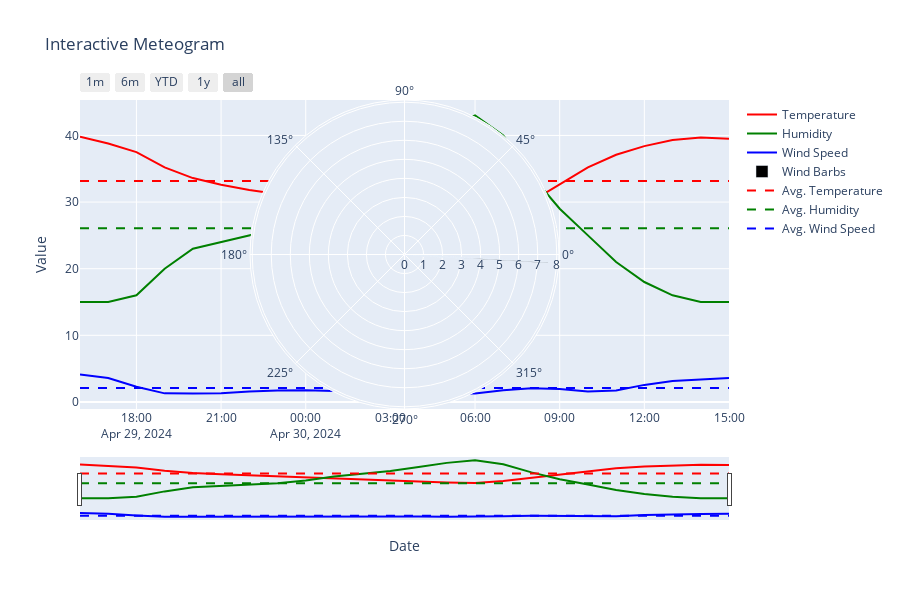

The cell this chart's notebook holds for it:
### Code cell
import pandas as pd
import plotly.graph_objects as go
import numpy as np

# Load the CSV data into a Pandas DataFrame
data = df24

# Convert the date column to datetime format
data['date'] = pd.to_datetime(data['Datetime'])

# Create a list of hover text
hover_text = []
for i, date in enumerate(data['date']):
    hover_text.append(f"Date: {date.strftime('%Y-%m-%d')}<br>Temperature: {data['Temperature (°C)'][i]:.2f}°C<br>Humidity: {data['Relative Humidity (%)'][i]:.2f}%<br>Wind Speed: {data['Wind Speed (m/s)'][i]:.2f} m/s<br>Wind Direction: {data['Wind Direction (degrees)'][i]}°")

# Create the figure
fig = go.Figure()

# Add traces for temperature, humidity, and wind speed
fig.add_trace(go.Scatter(x=data['date'], y=data['Temperature (°C)'], mode='lines', name='Temperature', line=dict(color='red')))
fig.add_trace(go.Scatter(x=data['date'], y=data['Relative Humidity (%)'], mode='lines', name='Humidity', line=dict(color='green')))
fig.add_trace(go.Scatter(x=data['date'], y=data['Wind Speed (m/s)'], mode='lines', name='Wind Speed', line=dict(color='blue')))

# Add wind barbs
wind_barbs = go.Barpolar(
    theta=np.radians(90 - data['Wind Direction (degrees)']),  # Convert wind direction to radians and adjust for polar coordinates
    r=data['Wind Speed (m/s)'],
    name='Wind Barbs',
    marker=dict(color='black')
)
fig.add_trace(wind_barbs)

# Add climatology or averages
avg_temp = data['Temperature (°C)'].mean()
avg_humidity = data['Relative Humidity (%)'].mean()
avg_wind_speed = data['Wind Speed (m/s)'].mean()
fig.add_trace(go.Scatter(x=data['date'], y=[avg_temp] * len(data['date']), mode='lines', name='Avg. Temperature', line=dict(color='red', dash='dash')))
fig.add_trace(go.Scatter(x=data['date'], y=[avg_humidity] * len(data['date']), mode='lines', name='Avg. Humidity', line=dict(color='green', dash='dash')))
fig.add_trace(go.Scatter(x=data['date'], y=[avg_wind_speed] * len(data['date']), mode='lines', name='Avg. Wind Speed', line=dict(color='blue', dash='dash')))

# Update layout
fig.update_layout(
    title='Interactive Meteogram',
    xaxis_title='Date',
    yaxis_title='Value',
    hovermode='closest',
    height=600,
    xaxis=dict(
        rangeselector=dict(
            buttons=list([
                dict(count=1, label='1m', step='month', stepmode='backward'),
                dict(count=6, label='6m', step='month', stepmode='backward'),
                dict(count=1, label='YTD', step='year', stepmode='todate'),
                dict(count=1, label='1y', step='year', stepmode='backward'),
                dict(step='all')
            ])
        ),
        rangeslider=dict(visible=True),
        type='date'
    )
)

# Add hover text
fig.update_traces(hovertext=hover_text, hoverinfo='text')

# Show the plot
fig.show()

### Figure 1 — Plotly figure (JSON) as saved in the notebook; plotly's stock layout.template omitted (floating-point values rounded to 4 significant figures)
{"data": [{"hoverinfo": "text", "hovertext": ["Date: 2024-04-29<br>Temperature: 39.80°C<br>Humidity: 15.00%<br>Wind Speed: 4.13 m/s<br>Wind Direction: 253°", "Date: 2024-04-29<br>Temperature: 38.80°C<br>Humidity: 15.00%<br>Wind Speed: 3.58 m/s<br>Wind Direction: 253°", "Date: 2024-04-29<br>Temperature: 37.50°C<br>Humidity: 16.00%<br>Wind Speed: 2.27 m/s<br>Wind Direction: 248°", "Date: 2024-04-29<br>Temperature: 35.20°C<br>Humidity: 20.00%<br>Wind Speed: 1.29 m/s<br>Wind Direction: 256°", "Date: 2024-04-29<br>Temperature: 33.60°C<br>Humidity: 23.00%<br>Wind Speed: 1.26 m/s<br>Wind Direction: 275°", "Date: 2024-04-29<br>Temperature: 32.60°C<br>Humidity: 24.00%<br>Wind Speed: 1.32 m/s<br>Wind Direction: 281°", "Date: 2024-04-29<br>Temperature: 31.80°C<br>Humidity: 25.00%<br>Wind Speed: 1.56 m/s<br>Wind Direction: 281°", "Date: 2024-04-29<br>Temperature: 31.20°C<br>Humidity: 26.00%<br>Wind Speed: 1.73 m/s<br>Wind Direction: 288°", "Date: 2024-04-30<br>Temperature: 30.30°C<br>Humidity: 28.00%<br>Wind Speed: 1.76 m/s<br>Wind Direction: 288°", "Date: 2024-04-30<br>Temperature: 29.30°C<br>Humidity: 31.00%<br>Wind Speed: 1.63 m/s<br>Wind Direction: 292°", "Date: 2024-04-30<br>Temperature: 28.40°C<br>Humidity: 33.00%<br>Wind Speed: 1.70 m/s<br>Wind Direction: 291°", "Date: 2024-04-30<br>Temperature: 27.90°C<br>Humidity: 35.00%<br>Wind Speed: 1.76 m/s<br>Wind Direction: 295°", "Date: 2024-04-30<br>Temperature: 27.30°C<br>Humidity: 38.00%<br>Wind Speed: 1.53 m/s<br>Wind Direction: 287°", "Date: 2024-04-30<br>Temperature: 26.60°C<br>Humidity: 41.00%<br>Wind Speed: 1.29 m/s<br>Wind Direction: 281°", "Date: 2024-04-30<br>Temperature: 26.20°C<br>Humidity: 43.00%<br>Wind Speed: 1.27 m/s<br>Wind Direction: 273°", "Date: 2024-04-30<br>Temperature: 27.70°C<br>Humidity: 40.00%<br>Wind Speed: 1.77 m/s<br>Wind Direction: 283°", "Date: 2024-04-30<br>Temperature: 30.10°C<br>Humidity: 34.00%<br>Wind Speed: 2.05 m/s<br>Wind Direction: 293°", "Date: 2024-04-30<br>Temperature: 32.70°C<br>Humidity: 29.00%<br>Wind Speed: 1.96 m/s<br>Wind Direction: 311°", "Date: 2024-04-30<br>Temperature: 35.20°C<br>Humidity: 25.00%<br>Wind Speed: 1.58 m/s<br>Wind Direction: 317°", "Date: 2024-04-30<br>Temperature: 37.10°C<br>Humidity: 21.00%<br>Wind Speed: 1.73 m/s<br>Wind Direction: 306°", "Date: 2024-04-30<br>Temperature: 38.40°C<br>Humidity: 18.00%<br>Wind Speed: 2.56 m/s<br>Wind Direction: 289°", "Date: 2024-04-30<br>Temperature: 39.30°C<br>Humidity: 16.00%<br>Wind Speed: 3.13 m/s<br>Wind Direction: 284°", "Date: 2024-04-30<br>Temperature: 39.70°C<br>Humidity: 15.00%<br>Wind Speed: 3.38 m/s<br>Wind Direction: 281°", "Date: 2024-04-30<br>Temperature: 39.50°C<br>Humidity: 15.00%<br>Wind Speed: 3.61 m/s<br>Wind Direction: 280°"], "line": {"color": "red"}, "mode": "lines", "name": "Temperature", "type": "scatter", "x": ["2024-04-29T16:00:00", "2024-04-29T17:00:00", "2024-04-29T18:00:00", "2024-04-29T19:00:00", "2024-04-29T20:00:00", "2024-04-29T21:00:00", "2024-04-29T22:00:00", "2024-04-29T23:00:00", "2024-04-30T00:00:00", "2024-04-30T01:00:00", "2024-04-30T02:00:00", "2024-04-30T03:00:00", "2024-04-30T04:00:00", "2024-04-30T05:00:00", "2024-04-30T06:00:00", "2024-04-30T07:00:00", "2024-04-30T08:00:00", "2024-04-30T09:00:00", "2024-04-30T10:00:00", "2024-04-30T11:00:00", "2024-04-30T12:00:00", "2024-04-30T13:00:00", "2024-04-30T14:00:00", "2024-04-30T15:00:00"], "y": [39.8, 38.8, 37.5, 35.2, 33.6, 32.6, 31.8, 31.2, 30.3, 29.3, 28.4, 27.9, 27.3, 26.6, 26.2, 27.7, 30.1, 32.7, 35.2, 37.1, 38.4, 39.3, 39.7, 39.5]}, {"hoverinfo": "text", "hovertext": ["Date: 2024-04-29<br>Temperature: 39.80°C<br>Humidity: 15.00%<br>Wind Speed: 4.13 m/s<br>Wind Direction: 253°", "Date: 2024-04-29<br>Temperature: 38.80°C<br>Humidity: 15.00%<br>Wind Speed: 3.58 m/s<br>Wind Direction: 253°", "Date: 2024-04-29<br>Temperature: 37.50°C<br>Humidity: 16.00%<br>Wind Speed: 2.27 m/s<br>Wind Direction: 248°", "Date: 2024-04-29<br>Temperature: 35.20°C<br>Humidity: 20.00%<br>Wind Speed: 1.29 m/s<br>Wind Direction: 256°", "Date: 2024-04-29<br>Temperature: 33.60°C<br>Humidity: 23.00%<br>Wind Speed: 1.26 m/s<br>Wind Direction: 275°", "Date: 2024-04-29<br>Temperature: 32.60°C<br>Humidity: 24.00%<br>Wind Speed: 1.32 m/s<br>Wind Direction: 281°", "Date: 2024-04-29<br>Temperature: 31.80°C<br>Humidity: 25.00%<br>Wind Speed: 1.56 m/s<br>Wind Direction: 281°", "Date: 2024-04-29<br>Temperature: 31.20°C<br>Humidity: 26.00%<br>Wind Speed: 1.73 m/s<br>Wind Direction: 288°", "Date: 2024-04-30<br>Temperature: 30.30°C<br>Humidity: 28.00%<br>Wind Speed: 1.76 m/s<br>Wind Direction: 288°", "Date: 2024-04-30<br>Temperature: 29.30°C<br>Humidity: 31.00%<br>Wind Speed: 1.63 m/s<br>Wind Direction: 292°", "Date: 2024-04-30<br>Temperature: 28.40°C<br>Humidity: 33.00%<br>Wind Speed: 1.70 m/s<br>Wind Direction: 291°", "Date: 2024-04-30<br>Temperature: 27.90°C<br>Humidity: 35.00%<br>Wind Speed: 1.76 m/s<br>Wind Direction: 295°", "Date: 2024-04-30<br>Temperature: 27.30°C<br>Humidity: 38.00%<br>Wind Speed: 1.53 m/s<br>Wind Direction: 287°", "Date: 2024-04-30<br>Temperature: 26.60°C<br>Humidity: 41.00%<br>Wind Speed: 1.29 m/s<br>Wind Direction: 281°", "Date: 2024-04-30<br>Temperature: 26.20°C<br>Humidity: 43.00%<br>Wind Speed: 1.27 m/s<br>Wind Direction: 273°", "Date: 2024-04-30<br>Temperature: 27.70°C<br>Humidity: 40.00%<br>Wind Speed: 1.77 m/s<br>Wind Direction: 283°", "Date: 2024-04-30<br>Temperature: 30.10°C<br>Humidity: 34.00%<br>Wind Speed: 2.05 m/s<br>Wind Direction: 293°", "Date: 2024-04-30<br>Temperature: 32.70°C<br>Humidity: 29.00%<br>Wind Speed: 1.96 m/s<br>Wind Direction: 311°", "Date: 2024-04-30<br>Temperature: 35.20°C<br>Humidity: 25.00%<br>Wind Speed: 1.58 m/s<br>Wind Direction: 317°", "Date: 2024-04-30<br>Temperature: 37.10°C<br>Humidity: 21.00%<br>Wind Speed: 1.73 m/s<br>Wind Direction: 306°", "Date: 2024-04-30<br>Temperature: 38.40°C<br>Humidity: 18.00%<br>Wind Speed: 2.56 m/s<br>Wind Direction: 289°", "Date: 2024-04-30<br>Temperature: 39.30°C<br>Humidity: 16.00%<br>Wind Speed: 3.13 m/s<br>Wind Direction: 284°", "Date: 2024-04-30<br>Temperature: 39.70°C<br>Humidity: 15.00%<br>Wind Speed: 3.38 m/s<br>Wind Direction: 281°", "Date: 2024-04-30<br>Temperature: 39.50°C<br>Humidity: 15.00%<br>Wind Speed: 3.61 m/s<br>Wind Direction: 280°"], "line": {"color": "green"}, "mode": "lines", "name": "Humidity", "type": "scatter", "x": ["2024-04-29T16:00:00", "2024-04-29T17:00:00", "2024-04-29T18:00:00", "2024-04-29T19:00:00", "2024-04-29T20:00:00", "2024-04-29T21:00:00", "2024-04-29T22:00:00", "2024-04-29T23:00:00", "2024-04-30T00:00:00", "2024-04-30T01:00:00", "2024-04-30T02:00:00", "2024-04-30T03:00:00", "2024-04-30T04:00:00", "2024-04-30T05:00:00", "2024-04-30T06:00:00", "2024-04-30T07:00:00", "2024-04-30T08:00:00", "2024-04-30T09:00:00", "2024-04-30T10:00:00", "2024-04-30T11:00:00", "2024-04-30T12:00:00", "2024-04-30T13:00:00", "2024-04-30T14:00:00", "2024-04-30T15:00:00"], "y": [15, 15, 16, 20, 23, 24, 25, 26, 28, 31, 33, 35, 38, 41, 43, 40, 34, 29, 25, 21, 18, 16, 15, 15]}, {"hoverinfo": "text", "hovertext": ["Date: 2024-04-29<br>Temperature: 39.80°C<br>Humidity: 15.00%<br>Wind Speed: 4.13 m/s<br>Wind Direction: 253°", "Date: 2024-04-29<br>Temperature: 38.80°C<br>Humidity: 15.00%<br>Wind Speed: 3.58 m/s<br>Wind Direction: 253°", "Date: 2024-04-29<br>Temperature: 37.50°C<br>Humidity: 16.00%<br>Wind Speed: 2.27 m/s<br>Wind Direction: 248°", "Date: 2024-04-29<br>Temperature: 35.20°C<br>Humidity: 20.00%<br>Wind Speed: 1.29 m/s<br>Wind Direction: 256°", "Date: 2024-04-29<br>Temperature: 33.60°C<br>Humidity: 23.00%<br>Wind Speed: 1.26 m/s<br>Wind Direction: 275°", "Date: 2024-04-29<br>Temperature: 32.60°C<br>Humidity: 24.00%<br>Wind Speed: 1.32 m/s<br>Wind Direction: 281°", "Date: 2024-04-29<br>Temperature: 31.80°C<br>Humidity: 25.00%<br>Wind Speed: 1.56 m/s<br>Wind Direction: 281°", "Date: 2024-04-29<br>Temperature: 31.20°C<br>Humidity: 26.00%<br>Wind Speed: 1.73 m/s<br>Wind Direction: 288°", "Date: 2024-04-30<br>Temperature: 30.30°C<br>Humidity: 28.00%<br>Wind Speed: 1.76 m/s<br>Wind Direction: 288°", "Date: 2024-04-30<br>Temperature: 29.30°C<br>Humidity: 31.00%<br>Wind Speed: 1.63 m/s<br>Wind Direction: 292°", "Date: 2024-04-30<br>Temperature: 28.40°C<br>Humidity: 33.00%<br>Wind Speed: 1.70 m/s<br>Wind Direction: 291°", "Date: 2024-04-30<br>Temperature: 27.90°C<br>Humidity: 35.00%<br>Wind Speed: 1.76 m/s<br>Wind Direction: 295°", "Date: 2024-04-30<br>Temperature: 27.30°C<br>Humidity: 38.00%<br>Wind Speed: 1.53 m/s<br>Wind Direction: 287°", "Date: 2024-04-30<br>Temperature: 26.60°C<br>Humidity: 41.00%<br>Wind Speed: 1.29 m/s<br>Wind Direction: 281°", "Date: 2024-04-30<br>Temperature: 26.20°C<br>Humidity: 43.00%<br>Wind Speed: 1.27 m/s<br>Wind Direction: 273°", "Date: 2024-04-30<br>Temperature: 27.70°C<br>Humidity: 40.00%<br>Wind Speed: 1.77 m/s<br>Wind Direction: 283°", "Date: 2024-04-30<br>Temperature: 30.10°C<br>Humidity: 34.00%<br>Wind Speed: 2.05 m/s<br>Wind Direction: 293°", "Date: 2024-04-30<br>Temperature: 32.70°C<br>Humidity: 29.00%<br>Wind Speed: 1.96 m/s<br>Wind Direction: 311°", "Date: 2024-04-30<br>Temperature: 35.20°C<br>Humidity: 25.00%<br>Wind Speed: 1.58 m/s<br>Wind Direction: 317°", "Date: 2024-04-30<br>Temperature: 37.10°C<br>Humidity: 21.00%<br>Wind Speed: 1.73 m/s<br>Wind Direction: 306°", "Date: 2024-04-30<br>Temperature: 38.40°C<br>Humidity: 18.00%<br>Wind Speed: 2.56 m/s<br>Wind Direction: 289°", "Date: 2024-04-30<br>Temperature: 39.30°C<br>Humidity: 16.00%<br>Wind Speed: 3.13 m/s<br>Wind Direction: 284°", "Date: 2024-04-30<br>Temperature: 39.70°C<br>Humidity: 15.00%<br>Wind Speed: 3.38 m/s<br>Wind Direction: 281°", "Date: 2024-04-30<br>Temperature: 39.50°C<br>Humidity: 15.00%<br>Wind Speed: 3.61 m/s<br>Wind Direction: 280°"], "line": {"color": "blue"}, "mode": "lines", "name": "Wind Speed", "type": "scatter", "x": ["2024-04-29T16:00:00", "2024-04-29T17:00:00", "2024-04-29T18:00:00", "2024-04-29T19:00:00", "2024-04-29T20:00:00", "2024-04-29T21:00:00", "2024-04-29T22:00:00", "2024-04-29T23:00:00", "2024-04-30T00:00:00", "2024-04-30T01:00:00", "2024-04-30T02:00:00", "2024-04-30T03:00:00", "2024-04-30T04:00:00", "2024-04-30T05:00:00", "2024-04-30T06:00:00", "2024-04-30T07:00:00", "2024-04-30T08:00:00", "2024-04-30T09:00:00", "2024-04-30T10:00:00", "2024-04-30T11:00:00", "2024-04-30T12:00:00", "2024-04-30T13:00:00", "2024-04-30T14:00:00", "2024-04-30T15:00:00"], "y": [4.13, 3.58, 2.27, 1.29, 1.26, 1.32, 1.56, 1.73, 1.76, 1.63, 1.7, 1.76, 1.53, 1.29, 1.27, 1.77, 2.05, 1.96, 1.58, 1.73, 2.56, 3.13, 3.38, 3.61]}, {"hoverinfo": "text", "hovertext": ["Date: 2024-04-29<br>Temperature: 39.80°C<br>Humidity: 15.00%<br>Wind Speed: 4.13 m/s<br>Wind Direction: 253°", "Date: 2024-04-29<br>Temperature: 38.80°C<br>Humidity: 15.00%<br>Wind Speed: 3.58 m/s<br>Wind Direction: 253°", "Date: 2024-04-29<br>Temperature: 37.50°C<br>Humidity: 16.00%<br>Wind Speed: 2.27 m/s<br>Wind Direction: 248°", "Date: 2024-04-29<br>Temperature: 35.20°C<br>Humidity: 20.00%<br>Wind Speed: 1.29 m/s<br>Wind Direction: 256°", "Date: 2024-04-29<br>Temperature: 33.60°C<br>Humidity: 23.00%<br>Wind Speed: 1.26 m/s<br>Wind Direction: 275°", "Date: 2024-04-29<br>Temperature: 32.60°C<br>Humidity: 24.00%<br>Wind Speed: 1.32 m/s<br>Wind Direction: 281°", "Date: 2024-04-29<br>Temperature: 31.80°C<br>Humidity: 25.00%<br>Wind Speed: 1.56 m/s<br>Wind Direction: 281°", "Date: 2024-04-29<br>Temperature: 31.20°C<br>Humidity: 26.00%<br>Wind Speed: 1.73 m/s<br>Wind Direction: 288°", "Date: 2024-04-30<br>Temperature: 30.30°C<br>Humidity: 28.00%<br>Wind Speed: 1.76 m/s<br>Wind Direction: 288°", "Date: 2024-04-30<br>Temperature: 29.30°C<br>Humidity: 31.00%<br>Wind Speed: 1.63 m/s<br>Wind Direction: 292°", "Date: 2024-04-30<br>Temperature: 28.40°C<br>Humidity: 33.00%<br>Wind Speed: 1.70 m/s<br>Wind Direction: 291°", "Date: 2024-04-30<br>Temperature: 27.90°C<br>Humidity: 35.00%<br>Wind Speed: 1.76 m/s<br>Wind Direction: 295°", "Date: 2024-04-30<br>Temperature: 27.30°C<br>Humidity: 38.00%<br>Wind Speed: 1.53 m/s<br>Wind Direction: 287°", "Date: 2024-04-30<br>Temperature: 26.60°C<br>Humidity: 41.00%<br>Wind Speed: 1.29 m/s<br>Wind Direction: 281°", "Date: 2024-04-30<br>Temperature: 26.20°C<br>Humidity: 43.00%<br>Wind Speed: 1.27 m/s<br>Wind Direction: 273°", "Date: 2024-04-30<br>Temperature: 27.70°C<br>Humidity: 40.00%<br>Wind Speed: 1.77 m/s<br>Wind Direction: 283°", "Date: 2024-04-30<br>Temperature: 30.10°C<br>Humidity: 34.00%<br>Wind Speed: 2.05 m/s<br>Wind Direction: 293°", "Date: 2024-04-30<br>Temperature: 32.70°C<br>Humidity: 29.00%<br>Wind Speed: 1.96 m/s<br>Wind Direction: 311°", "Date: 2024-04-30<br>Temperature: 35.20°C<br>Humidity: 25.00%<br>Wind Speed: 1.58 m/s<br>Wind Direction: 317°", "Date: 2024-04-30<br>Temperature: 37.10°C<br>Humidity: 21.00%<br>Wind Speed: 1.73 m/s<br>Wind Direction: 306°", "Date: 2024-04-30<br>Temperature: 38.40°C<br>Humidity: 18.00%<br>Wind Speed: 2.56 m/s<br>Wind Direction: 289°", "Date: 2024-04-30<br>Temperature: 39.30°C<br>Humidity: 16.00%<br>Wind Speed: 3.13 m/s<br>Wind Direction: 284°", "Date: 2024-04-30<br>Temperature: 39.70°C<br>Humidity: 15.00%<br>Wind Speed: 3.38 m/s<br>Wind Direction: 281°", "Date: 2024-04-30<br>Temperature: 39.50°C<br>Humidity: 15.00%<br>Wind Speed: 3.61 m/s<br>Wind Direction: 280°"], "marker": {"color": "black"}, "name": "Wind Barbs", "r": [4.13, 3.58, 2.27, 1.29, 1.26, 1.32, 1.56, 1.73, 1.76, 1.63, 1.7, 1.76, 1.53, 1.29, 1.27, 1.77, 2.05, 1.96, 1.58, 1.73, 2.56, 3.13, 3.38, 3.61], "theta": [-2.845, -2.845, -2.758, -2.897, -3.229, -3.334, -3.334, -3.456, -3.456, -3.526, -3.508, -3.578, -3.438, -3.334, -3.194, -3.368, -3.543, -3.857, -3.962, -3.77, -3.473, -3.386, -3.334, -3.316], "type": "barpolar"}, {"hoverinfo": "text", "hovertext": ["Date: 2024-04-29<br>Temperature: 39.80°C<br>Humidity: 15.00%<br>Wind Speed: 4.13 m/s<br>Wind Direction: 253°", "Date: 2024-04-29<br>Temperature: 38.80°C<br>Humidity: 15.00%<br>Wind Speed: 3.58 m/s<br>Wind Direction: 253°", "Date: 2024-04-29<br>Temperature: 37.50°C<br>Humidity: 16.00%<br>Wind Speed: 2.27 m/s<br>Wind Direction: 248°", "Date: 2024-04-29<br>Temperature: 35.20°C<br>Humidity: 20.00%<br>Wind Speed: 1.29 m/s<br>Wind Direction: 256°", "Date: 2024-04-29<br>Temperature: 33.60°C<br>Humidity: 23.00%<br>Wind Speed: 1.26 m/s<br>Wind Direction: 275°", "Date: 2024-04-29<br>Temperature: 32.60°C<br>Humidity: 24.00%<br>Wind Speed: 1.32 m/s<br>Wind Direction: 281°", "Date: 2024-04-29<br>Temperature: 31.80°C<br>Humidity: 25.00%<br>Wind Speed: 1.56 m/s<br>Wind Direction: 281°", "Date: 2024-04-29<br>Temperature: 31.20°C<br>Humidity: 26.00%<br>Wind Speed: 1.73 m/s<br>Wind Direction: 288°", "Date: 2024-04-30<br>Temperature: 30.30°C<br>Humidity: 28.00%<br>Wind Speed: 1.76 m/s<br>Wind Direction: 288°", "Date: 2024-04-30<br>Temperature: 29.30°C<br>Humidity: 31.00%<br>Wind Speed: 1.63 m/s<br>Wind Direction: 292°", "Date: 2024-04-30<br>Temperature: 28.40°C<br>Humidity: 33.00%<br>Wind Speed: 1.70 m/s<br>Wind Direction: 291°", "Date: 2024-04-30<br>Temperature: 27.90°C<br>Humidity: 35.00%<br>Wind Speed: 1.76 m/s<br>Wind Direction: 295°", "Date: 2024-04-30<br>Temperature: 27.30°C<br>Humidity: 38.00%<br>Wind Speed: 1.53 m/s<br>Wind Direction: 287°", "Date: 2024-04-30<br>Temperature: 26.60°C<br>Humidity: 41.00%<br>Wind Speed: 1.29 m/s<br>Wind Direction: 281°", "Date: 2024-04-30<br>Temperature: 26.20°C<br>Humidity: 43.00%<br>Wind Speed: 1.27 m/s<br>Wind Direction: 273°", "Date: 2024-04-30<br>Temperature: 27.70°C<br>Humidity: 40.00%<br>Wind Speed: 1.77 m/s<br>Wind Direction: 283°", "Date: 2024-04-30<br>Temperature: 30.10°C<br>Humidity: 34.00%<br>Wind Speed: 2.05 m/s<br>Wind Direction: 293°", "Date: 2024-04-30<br>Temperature: 32.70°C<br>Humidity: 29.00%<br>Wind Speed: 1.96 m/s<br>Wind Direction: 311°", "Date: 2024-04-30<br>Temperature: 35.20°C<br>Humidity: 25.00%<br>Wind Speed: 1.58 m/s<br>Wind Direction: 317°", "Date: 2024-04-30<br>Temperature: 37.10°C<br>Humidity: 21.00%<br>Wind Speed: 1.73 m/s<br>Wind Direction: 306°", "Date: 2024-04-30<br>Temperature: 38.40°C<br>Humidity: 18.00%<br>Wind Speed: 2.56 m/s<br>Wind Direction: 289°", "Date: 2024-04-30<br>Temperature: 39.30°C<br>Humidity: 16.00%<br>Wind Speed: 3.13 m/s<br>Wind Direction: 284°", "Date: 2024-04-30<br>Temperature: 39.70°C<br>Humidity: 15.00%<br>Wind Speed: 3.38 m/s<br>Wind Direction: 281°", "Date: 2024-04-30<br>Temperature: 39.50°C<br>Humidity: 15.00%<br>Wind Speed: 3.61 m/s<br>Wind Direction: 280°"], "line": {"color": "red", "dash": "dash"}, "mode": "lines", "name": "Avg. Temperature", "type": "scatter", "x": ["2024-04-29T16:00:00", "2024-04-29T17:00:00", "2024-04-29T18:00:00", "2024-04-29T19:00:00", "2024-04-29T20:00:00", "2024-04-29T21:00:00", "2024-04-29T22:00:00", "2024-04-29T23:00:00", "2024-04-30T00:00:00", "2024-04-30T01:00:00", "2024-04-30T02:00:00", "2024-04-30T03:00:00", "2024-04-30T04:00:00", "2024-04-30T05:00:00", "2024-04-30T06:00:00", "2024-04-30T07:00:00", "2024-04-30T08:00:00", "2024-04-30T09:00:00", "2024-04-30T10:00:00", "2024-04-30T11:00:00", "2024-04-30T12:00:00", "2024-04-30T13:00:00", "2024-04-30T14:00:00", "2024-04-30T15:00:00"], "y": [33.18, 33.18, 33.18, 33.18, 33.18, 33.18, 33.18, 33.18, 33.18, 33.18, 33.18, 33.18, 33.18, 33.18, 33.18, 33.18, 33.18, 33.18, 33.18, 33.18, 33.18, 33.18, 33.18, 33.18]}, {"hoverinfo": "text", "hovertext": ["Date: 2024-04-29<br>Temperature: 39.80°C<br>Humidity: 15.00%<br>Wind Speed: 4.13 m/s<br>Wind Direction: 253°", "Date: 2024-04-29<br>Temperature: 38.80°C<br>Humidity: 15.00%<br>Wind Speed: 3.58 m/s<br>Wind Direction: 253°", "Date: 2024-04-29<br>Temperature: 37.50°C<br>Humidity: 16.00%<br>Wind Speed: 2.27 m/s<br>Wind Direction: 248°", "Date: 2024-04-29<br>Temperature: 35.20°C<br>Humidity: 20.00%<br>Wind Speed: 1.29 m/s<br>Wind Direction: 256°", "Date: 2024-04-29<br>Temperature: 33.60°C<br>Humidity: 23.00%<br>Wind Speed: 1.26 m/s<br>Wind Direction: 275°", "Date: 2024-04-29<br>Temperature: 32.60°C<br>Humidity: 24.00%<br>Wind Speed: 1.32 m/s<br>Wind Direction: 281°", "Date: 2024-04-29<br>Temperature: 31.80°C<br>Humidity: 25.00%<br>Wind Speed: 1.56 m/s<br>Wind Direction: 281°", "Date: 2024-04-29<br>Temperature: 31.20°C<br>Humidity: 26.00%<br>Wind Speed: 1.73 m/s<br>Wind Direction: 288°", "Date: 2024-04-30<br>Temperature: 30.30°C<br>Humidity: 28.00%<br>Wind Speed: 1.76 m/s<br>Wind Direction: 288°", "Date: 2024-04-30<br>Temperature: 29.30°C<br>Humidity: 31.00%<br>Wind Speed: 1.63 m/s<br>Wind Direction: 292°", "Date: 2024-04-30<br>Temperature: 28.40°C<br>Humidity: 33.00%<br>Wind Speed: 1.70 m/s<br>Wind Direction: 291°", "Date: 2024-04-30<br>Temperature: 27.90°C<br>Humidity: 35.00%<br>Wind Speed: 1.76 m/s<br>Wind Direction: 295°", "Date: 2024-04-30<br>Temperature: 27.30°C<br>Humidity: 38.00%<br>Wind Speed: 1.53 m/s<br>Wind Direction: 287°", "Date: 2024-04-30<br>Temperature: 26.60°C<br>Humidity: 41.00%<br>Wind Speed: 1.29 m/s<br>Wind Direction: 281°", "Date: 2024-04-30<br>Temperature: 26.20°C<br>Humidity: 43.00%<br>Wind Speed: 1.27 m/s<br>Wind Direction: 273°", "Date: 2024-04-30<br>Temperature: 27.70°C<br>Humidity: 40.00%<br>Wind Speed: 1.77 m/s<br>Wind Direction: 283°", "Date: 2024-04-30<br>Temperature: 30.10°C<br>Humidity: 34.00%<br>Wind Speed: 2.05 m/s<br>Wind Direction: 293°", "Date: 2024-04-30<br>Temperature: 32.70°C<br>Humidity: 29.00%<br>Wind Speed: 1.96 m/s<br>Wind Direction: 311°", "Date: 2024-04-30<br>Temperature: 35.20°C<br>Humidity: 25.00%<br>Wind Speed: 1.58 m/s<br>Wind Direction: 317°", "Date: 2024-04-30<br>Temperature: 37.10°C<br>Humidity: 21.00%<br>Wind Speed: 1.73 m/s<br>Wind Direction: 306°", "Date: 2024-04-30<br>Temperature: 38.40°C<br>Humidity: 18.00%<br>Wind Speed: 2.56 m/s<br>Wind Direction: 289°", "Date: 2024-04-30<br>Temperature: 39.30°C<br>Humidity: 16.00%<br>Wind Speed: 3.13 m/s<br>Wind Direction: 284°", "Date: 2024-04-30<br>Temperature: 39.70°C<br>Humidity: 15.00%<br>Wind Speed: 3.38 m/s<br>Wind Direction: 281°", "Date: 2024-04-30<br>Temperature: 39.50°C<br>Humidity: 15.00%<br>Wind Speed: 3.61 m/s<br>Wind Direction: 280°"], "line": {"color": "green", "dash": "dash"}, "mode": "lines", "name": "Avg. Humidity", "type": "scatter", "x": ["2024-04-29T16:00:00", "2024-04-29T17:00:00", "2024-04-29T18:00:00", "2024-04-29T19:00:00", "2024-04-29T20:00:00", "2024-04-29T21:00:00", "2024-04-29T22:00:00", "2024-04-29T23:00:00", "2024-04-30T00:00:00", "2024-04-30T01:00:00", "2024-04-30T02:00:00", "2024-04-30T03:00:00", "2024-04-30T04:00:00", "2024-04-30T05:00:00", "2024-04-30T06:00:00", "2024-04-30T07:00:00", "2024-04-30T08:00:00", "2024-04-30T09:00:00", "2024-04-30T10:00:00", "2024-04-30T11:00:00", "2024-04-30T12:00:00", "2024-04-30T13:00:00", "2024-04-30T14:00:00", "2024-04-30T15:00:00"], "y": [26.08, 26.08, 26.08, 26.08, 26.08, 26.08, 26.08, 26.08, 26.08, 26.08, 26.08, 26.08, 26.08, 26.08, 26.08, 26.08, 26.08, 26.08, 26.08, 26.08, 26.08, 26.08, 26.08, 26.08]}, {"hoverinfo": "text", "hovertext": ["Date: 2024-04-29<br>Temperature: 39.80°C<br>Humidity: 15.00%<br>Wind Speed: 4.13 m/s<br>Wind Direction: 253°", "Date: 2024-04-29<br>Temperature: 38.80°C<br>Humidity: 15.00%<br>Wind Speed: 3.58 m/s<br>Wind Direction: 253°", "Date: 2024-04-29<br>Temperature: 37.50°C<br>Humidity: 16.00%<br>Wind Speed: 2.27 m/s<br>Wind Direction: 248°", "Date: 2024-04-29<br>Temperature: 35.20°C<br>Humidity: 20.00%<br>Wind Speed: 1.29 m/s<br>Wind Direction: 256°", "Date: 2024-04-29<br>Temperature: 33.60°C<br>Humidity: 23.00%<br>Wind Speed: 1.26 m/s<br>Wind Direction: 275°", "Date: 2024-04-29<br>Temperature: 32.60°C<br>Humidity: 24.00%<br>Wind Speed: 1.32 m/s<br>Wind Direction: 281°", "Date: 2024-04-29<br>Temperature: 31.80°C<br>Humidity: 25.00%<br>Wind Speed: 1.56 m/s<br>Wind Direction: 281°", "Date: 2024-04-29<br>Temperature: 31.20°C<br>Humidity: 26.00%<br>Wind Speed: 1.73 m/s<br>Wind Direction: 288°", "Date: 2024-04-30<br>Temperature: 30.30°C<br>Humidity: 28.00%<br>Wind Speed: 1.76 m/s<br>Wind Direction: 288°", "Date: 2024-04-30<br>Temperature: 29.30°C<br>Humidity: 31.00%<br>Wind Speed: 1.63 m/s<br>Wind Direction: 292°", "Date: 2024-04-30<br>Temperature: 28.40°C<br>Humidity: 33.00%<br>Wind Speed: 1.70 m/s<br>Wind Direction: 291°", "Date: 2024-04-30<br>Temperature: 27.90°C<br>Humidity: 35.00%<br>Wind Speed: 1.76 m/s<br>Wind Direction: 295°", "Date: 2024-04-30<br>Temperature: 27.30°C<br>Humidity: 38.00%<br>Wind Speed: 1.53 m/s<br>Wind Direction: 287°", "Date: 2024-04-30<br>Temperature: 26.60°C<br>Humidity: 41.00%<br>Wind Speed: 1.29 m/s<br>Wind Direction: 281°", "Date: 2024-04-30<br>Temperature: 26.20°C<br>Humidity: 43.00%<br>Wind Speed: 1.27 m/s<br>Wind Direction: 273°", "Date: 2024-04-30<br>Temperature: 27.70°C<br>Humidity: 40.00%<br>Wind Speed: 1.77 m/s<br>Wind Direction: 283°", "Date: 2024-04-30<br>Temperature: 30.10°C<br>Humidity: 34.00%<br>Wind Speed: 2.05 m/s<br>Wind Direction: 293°", "Date: 2024-04-30<br>Temperature: 32.70°C<br>Humidity: 29.00%<br>Wind Speed: 1.96 m/s<br>Wind Direction: 311°", "Date: 2024-04-30<br>Temperature: 35.20°C<br>Humidity: 25.00%<br>Wind Speed: 1.58 m/s<br>Wind Direction: 317°", "Date: 2024-04-30<br>Temperature: 37.10°C<br>Humidity: 21.00%<br>Wind Speed: 1.73 m/s<br>Wind Direction: 306°", "Date: 2024-04-30<br>Temperature: 38.40°C<br>Humidity: 18.00%<br>Wind Speed: 2.56 m/s<br>Wind Direction: 289°", "Date: 2024-04-30<br>Temperature: 39.30°C<br>Humidity: 16.00%<br>Wind Speed: 3.13 m/s<br>Wind Direction: 284°", "Date: 2024-04-30<br>Temperature: 39.70°C<br>Humidity: 15.00%<br>Wind Speed: 3.38 m/s<br>Wind Direction: 281°", "Date: 2024-04-30<br>Temperature: 39.50°C<br>Humidity: 15.00%<br>Wind Speed: 3.61 m/s<br>Wind Direction: 280°"], "line": {"color": "blue", "dash": "dash"}, "mode": "lines", "name": "Avg. Wind Speed", "type": "scatter", "x": ["2024-04-29T16:00:00", "2024-04-29T17:00:00", "2024-04-29T18:00:00", "2024-04-29T19:00:00", "2024-04-29T20:00:00", "2024-04-29T21:00:00", "2024-04-29T22:00:00", "2024-04-29T23:00:00", "2024-04-30T00:00:00", "2024-04-30T01:00:00", "2024-04-30T02:00:00", "2024-04-30T03:00:00", "2024-04-30T04:00:00", "2024-04-30T05:00:00", "2024-04-30T06:00:00", "2024-04-30T07:00:00", "2024-04-30T08:00:00", "2024-04-30T09:00:00", "2024-04-30T10:00:00", "2024-04-30T11:00:00", "2024-04-30T12:00:00", "2024-04-30T13:00:00", "2024-04-30T14:00:00", "2024-04-30T15:00:00"], "y": [2.077, 2.077, 2.077, 2.077, 2.077, 2.077, 2.077, 2.077, 2.077, 2.077, 2.077, 2.077, 2.077, 2.077, 2.077, 2.077, 2.077, 2.077, 2.077, 2.077, 2.077, 2.077, 2.077, 2.077]}], "layout": {"height": 600, "hovermode": "closest", "title": {"text": "Interactive Meteogram"}, "xaxis": {"rangeselector": {"buttons": [{"count": 1, "label": "1m", "step": "month", "stepmode": "backward"}, {"count": 6, "label": "6m", "step": "month", "stepmode": "backward"}, {"count": 1, "label": "YTD", "step": "year", "stepmode": "todate"}, {"count": 1, "label": "1y", "step": "year", "stepmode": "backward"}, {"step": "all"}]}, "rangeslider": {"visible": true}, "title": {"text": "Date"}, "type": "date"}, "yaxis": {"title": {"text": "Value"}}}}
